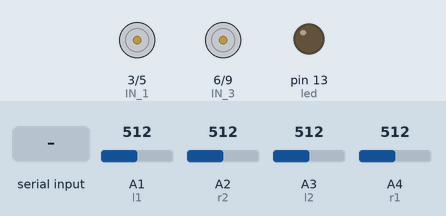
This sketch was run on a simulated Arduino Uno, built with avr-gcc and run on an emulated ATmega328P. Parts: motor-driver pin pairs drawn as motors (green arrow = first pin HIGH = forward, orange = second pin HIGH = backward, longer = more drive), output pins drawn as LEDs (lit = HIGH). The inputs (shaded band) are chosen by the test bench; at power-on: A1 (l1) = 512, A2 (r2) = 512, A3 (l2) = 512, A4 (r1) = 512. What the sketch prints to the serial monitor is not drawn.

Above: at 1.2 s.
1.3 s: "0\n" received over Serial
At 2.6 s:
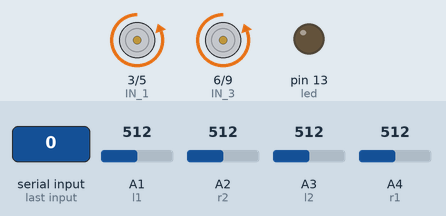
2.9 s: byte 49 ('1') received over Serial
At 3.9 s:
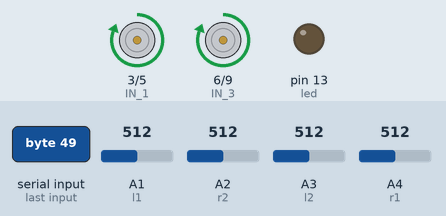
4.5 s: byte 50 ('2') received over Serial
At 5.1 s:
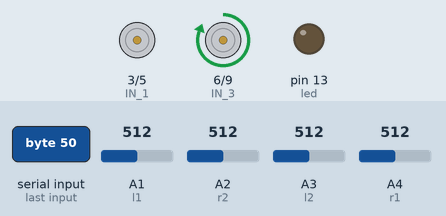
6.1 s: byte 51 ('3') received over Serial
At 7.4 s:
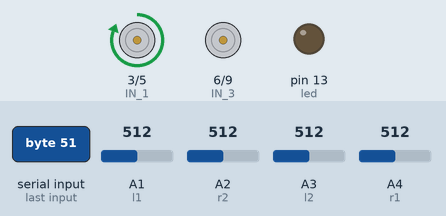
7.7 s: byte 52 ('4') received over Serial
At 8.9 s:
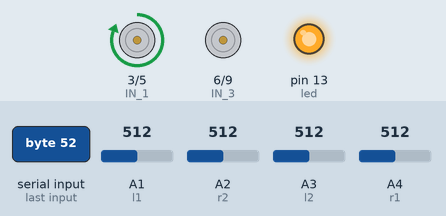
9.3 s: byte 48 ('0') received over Serial
At 10.1 s:
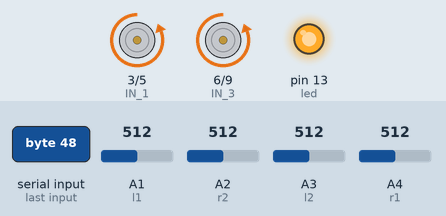
Timing chart, 0 to 11.9 s (numbered marks = the images above; inputs shaded):
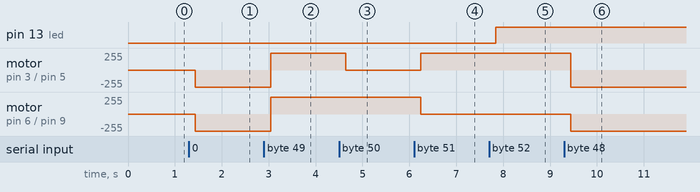

Measured:
- after the input at 1.3 s, motor on pin 3 (IN_1) / pin 5 (IN_2), motor on pin 6 (IN_3) / pin 9 (IN_4): stopped → backward 255/255 after 0.14 s
- after the input at 2.9 s, motor on pin 3 (IN_1) / pin 5 (IN_2), motor on pin 6 (IN_3) / pin 9 (IN_4): backward 255/255 → forward 255/255 after 0.14 s
- after the input at 4.5 s, motor on pin 3 (IN_1) / pin 5 (IN_2): forward 255/255 → stopped after 0.14 s
- after the input at 6.1 s, motor on pin 3 (IN_1) / pin 5 (IN_2): stopped → forward 255/255 after 0.14 s; motor on pin 6 (IN_3) / pin 9 (IN_4): forward 255/255 → stopped after 0.14 s
- after the input at 7.7 s, pin 13 (led): LOW → HIGH after 0.14 s
- after the input at 9.3 s, motor on pin 3 (IN_1) / pin 5 (IN_2): forward 255/255 → backward 255/255 after 0.15 s; motor on pin 6 (IN_3) / pin 9 (IN_4): stopped → backward 255/255 after 0.15 s

The sketch:

linefollower-robot.ino
```cpp
int IN_1 = 3;
int IN_2 = 5;
int  IN_3 = 6;
int IN_4 = 9;
int led=13;
//sensor kiri
int l1=A1;
int l2=A3;
//sensor kanan
int r2=A2;
int r1=A4;
int val;


void setup(){
  //pinMode (led, OUTPUT);
  Serial.begin(9600);
  pinMode(IN_1, OUTPUT);
  pinMode(IN_2, OUTPUT);
  pinMode(IN_3, OUTPUT);
  pinMode(IN_4, OUTPUT);
  pinMode(led, OUTPUT);
}

void loop(){
 int sl1=analogRead(l1);
int sl2=analogRead(l2);
int sr1=analogRead(r1);
int sr2=analogRead(r2);

Serial.print("Sensor1= "); Serial.print(sl1);
Serial.print("\n");
Serial.print("Sensor1= "); Serial.print(sl2);
Serial.print("\n");
Serial.print("Sensor1= "); Serial.print(sr1);
Serial.print("\n");
Serial.print("Sensor1= "); Serial.print(sr2);
Serial.print("\n");
  //int val;
  if (Serial.available()){
  delay(100);

  while (Serial.available() > 0) {
      val=Serial.read();
      if(val == '0') {
         analogWrite(IN_1, 0);  //kanan
         analogWrite(IN_2, 255);
         analogWrite(IN_3, 0);  //kiri
         analogWrite(IN_4, 255);

      }
      else if (val == '1') {
        analogWrite(IN_1, 255);  //kanan
        analogWrite(IN_2, 0);
        analogWrite(IN_3, 255);  //kiri
        analogWrite(IN_4, 0);

      }
      else if (val == '2') {
        analogWrite(IN_1, 0);  //kanan
        analogWrite(IN_2, 0);
        analogWrite(IN_3, 255);  //kiri
        analogWrite(IN_4, 0);

      }
      else if (val == '3') {
        analogWrite(IN_1, 255);  //kanan
        analogWrite(IN_2, 0);
        analogWrite(IN_3, 0);  //kiri
        analogWrite(IN_4, 0);

      }

      else if (val == '4') {

      digitalWrite(led, HIGH);
    }
    else if (val == '5') {

      digitalWrite(led, LOW);
    }
  }

}

}
```
